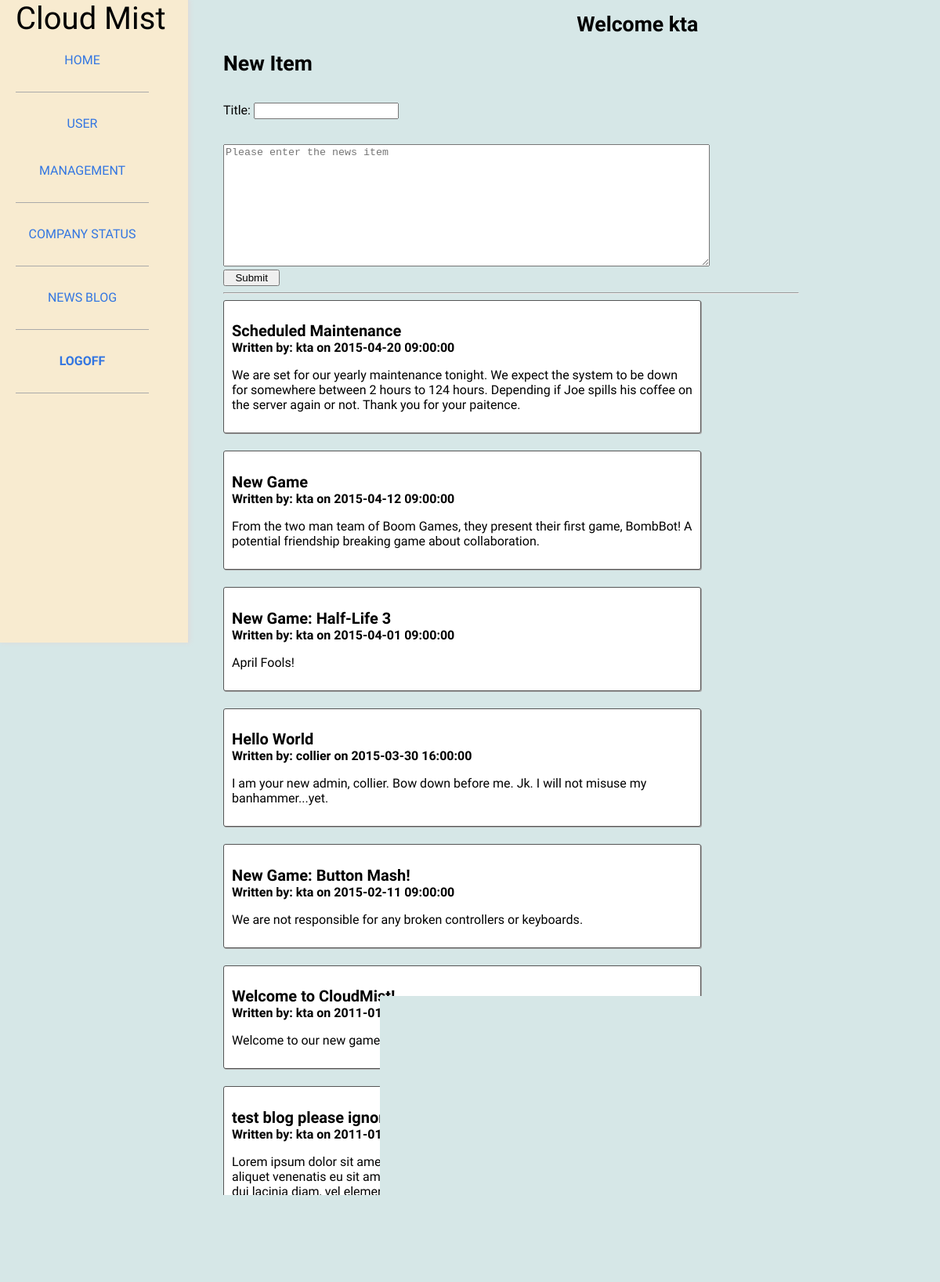
Screenshot of /CloudMistWeb/admin-frontend/admin_blog.php (signed in) with the database file from the repository.
### tables this page shows
CREATE TABLE news_item (	article_no int AUTO_INCREMENT NOT NULL,
							title VARCHAR(30) NOT NULL,
							content TEXT,
							date_written DATETIME,
							a_user VARCHAR(20) NOT NULL,
							FOREIGN KEY (a_user) REFERENCES admins (a_user),
							PRIMARY KEY (article_no)
						);

### CloudMistWeb/backend/fetch_news.php (the view, shortened to what this page needs)
<?php
    function showNews() {
        require '../backend/connect.php';
        $fetch_news_q = "SELECT title, content, date_written, a_user "
                . "FROM news_item "
                . "ORDER BY date_written DESC";
        $result = mysqli_query($conn, $fetch_news_q);
        while ($row = $result -> fetch_assoc()) {
            echo "<div class='news_item'>"
            . "<h2>".$row['title']."</h2>"
            . "<h3> Written by: ".$row['a_user']." on "
            . $row['date_written']."</h3>"
            . "<p>".$row['content']."</p>"
            . "</div>";
        }
    }
?>

### CloudMistWeb/css/stylesheet.css (style rules this page uses)
* { border-collapse:collapse; }
h2 { font-size: 20px; font-family: 'PT Sans', sans-serif; margin-bottom: 0; }
h3 { font-size: 12pt; font-family: 'PT Sans', sans-serif; color:#000; margin: 0; }
body { background: #ffffff; background: -moz-linear-gradient(left, #ffffff 0%, #ffffff 38%, #edf7f6 100%); background: -webkit-gradient(linear, left top, right top, color-stop(0%,#ffffff), color-stop(38%,#ffffff), color-stop(100%,#edf7f6)); background: -webkit-linear-gradient(left, #ffffff 0%,#ffffff 38%,#edf7f6 100%); background: -o-linear-gradient(left, #ffffff 0%,#ffffff 38%,#edf7f6 100%); background: -ms-linear-gradient(left, #ffffff 0%,#ffffff 38%,#edf7f6 100%); background: linear-gradient(to right, #ffffff 0%,#ffffff 38%,#edf7f6 100%); filter: progid:DXImageTransform.Microsoft.gradient( startColorstr='#ffffff', endColorstr='#edf7f6',GradientType=1 ); margin: auto; width: 70%; }
p { font-size:12pt; font-family: 'PT Sans', sans-serif; color:#000; word-wrap: normal; }
.news_item { width: 80%; margin-bottom: 22px; background: #fff; border: 1px solid #555; padding: 10px; border-radius: 3px; box-shadow: 1px 1px 0px 0px #aaa; }

### CloudMistWeb/css/adminstyle.css (style rules this page uses)
body { background: #d6e7e7; }

### rows the page displays
news_item: title "Scheduled Maintenance", a_user "kta", date_written "2015-04-20 09:00:00", content "We are set for our yearly maintenance tonight. We expect the system to be down for somewhere between 2 hours to 124 hours. Depending if Joe spills his coffee on the server again or not. Thank you for your paitence."
news_item: title "New Game", a_user "kta", date_written "2015-04-12 09:00:00", content "From the two man team of Boom Games, they present their first game, BombBot! A potential friendship breaking game about collaboration."
news_item: title "New Game: Half-Life 3", a_user "kta", date_written "2015-04-01 09:00:00", content "April Fools!"
news_item: title "Hello World", a_user "collier", date_written "2015-03-30 16:00:00", content "I am your new admin, collier. Bow down before me. Jk. I will not misuse my banhammer...yet."
news_item: title "New Game: Button Mash!", a_user "kta", date_written "2015-02-11 09:00:00", content "We are not responsible for any broken controllers or keyboards."
news_item: title "Welcome to CloudMist!", a_user "kta", date_written "2011-01-11 12:00:00", content "Welcome to our new game platform, we hope you enjoy!"
news_item: title "test blog please ignore", a_user "kta", date_written "2011-01-04 12:00:00", content "Lorem ipsum dolor sit amet, consectetur adipiscing elit. Integer at nunc eu felis aliquet venenatis eu sit amet erat. Sed blandit, metus quis semper consequat, dui dui lacinia diam, vel elementum quam sapien sit amet velit. Nunc auctor felis id neque vehicula tempor. Vestibulum non felis in elit feugiat commodo. Aenean mattis interdum lectus. Quisque posuere vestibulum risus, non blandit velit varius eu. Pellentesque varius tincidunt luctus. Fusce convallis at magna vel tincidunt."
